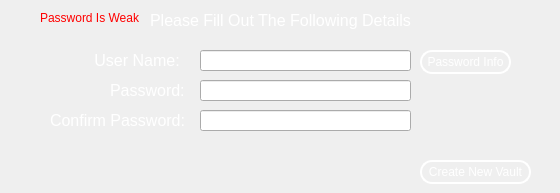
   <widget class="QWidget" name="page_22">
    <widget class="QLineEdit" name="add_usr_new_name">
     <property name="geometry">
      <rect>
       <x>200</x>
       <y>50</y>
       <width>211</width>
       <height>21</height>
      </rect>
     </property>
     <property name="styleSheet">
      <string notr="true">color: rgb(255, 255, 255)</string>
     </property>
     <property name="text">
      <string/>
     </property>
     <property name="echoMode">
      <enum>QLineEdit::PasswordEchoOnEdit</enum>
     </property>
     <property name="clearButtonEnabled">
      <bool>true</bool>
     </property>
    </widget>
    <widget class="QLabel" name="label_46">
     <property name="geometry">
      <rect>
       <x>40</x>
       <y>10</y>
       <width>101</width>
       <height>16</height>
      </rect>
     </property>
     <property name="styleSheet">
      <string notr="true">color: rgb(255, 0, 0)</string>
     </property>
     <property name="text">
      <string>Password Is Weak</string>
     </property>
    </widget>
    <widget class="QLabel" name="label_47">
     <property name="geometry">
      <rect>
       <x>90</x>
       <y>50</y>
       <width>91</width>
       <height>21</height>
      </rect>
     </property>
     <property name="font">
      <font>
       <pointsize>12</pointsize>
      </font>
     </property>
     <property name="styleSheet">
      <string notr="true">color: rgb(255, 255, 255)</string>
     </property>
     <property name="text">
      <string> User Name:</string>
     </property>
    </widget>
    <widget class="QPushButton" name="create_more_usr_btn">
     <property name="enabled">
      <bool>true</bool>
     </property>
     <property name="geometry">
      <rect>
       <x>420</x>
       <y>160</y>
       <width>111</width>
       <height>24</height>
      </rect>
     </property>
     <property name="cursor">
      <cursorShape>PointingHandCursor</cursorShape>
     </property>
     <property name="styleSheet">
      <string notr="true">QPushButton{
  border: 1.5px solid white;
  border-radius: 12px;
  padding: 5px;
  color: rgb(255, 255, 255)
}
QPushButton:hover{
  background-color: rgb(199, 199, 199);  
}
QPushButton:disabled{
  color: rgb(199, 199, 199);  
}</string>
     </property>
     <property name="text">
      <string>Create New Vault</string>
     </property>
    </widget>
    <widget class="QLineEdit" name="add_usr_confirm_pass">
     <property name="enabled">
      <bool>true</bool>
     </property>
     <property name="geometry">
      <rect>
       <x>200</x>
       <y>110</y>
       <width>211</width>
       <height>21</height>
      </rect>
     </property>
     <property name="styleSheet">
      <string notr="true">color: rgb(255, 255, 255)</string>
     </property>
     <property name="text">
      <string/>
     </property>
     <property name="echoMode">
      <enum>QLineEdit::PasswordEchoOnEdit</enum>
     </property>
     <property name="clearButtonEnabled">
      <bool>true</bool>
     </property>
    </widget>
    <widget class="QLineEdit" name="add_usr_password">
     <property name="geometry">
      <rect>
       <x>200</x>
       <y>80</y>
       <width>211</width>
       <height>21</height>
      </rect>
     </property>
     <property name="styleSheet">
      <string notr="true">color: rgb(255, 255, 255)</string>
     </property>
     <property name="text">
      <string/>
     </property>
     <property name="echoMode">
      <enum>QLineEdit::PasswordEchoOnEdit</enum>
     </property>
     <property name="clearButtonEnabled">
      <bool>true</bool>
     </property>
    </widget>
    <widget class="QLabel" name="label_48">
     <property name="geometry">
      <rect>
       <x>10</x>
       <y>10</y>
       <width>541</width>
       <height>21</height>
      </rect>
     </property>
     <property name="font">
      <font>
       <pointsize>12</pointsize>
      </font>
     </property>
     <property name="styleSheet">
      <string notr="true">color: rgb(255, 255, 255)</string>
     </property>
     <property name="text">
      <string>Please Fill Out The Following Details</string>
     </property>
     <property name="alignment">
      <set>Qt::AlignCenter</set>
     </property>
    </widget>
    <widget class="QLabel" name="label_49">
     <property name="geometry">
      <rect>
       <x>110</x>
       <y>80</y>
       <width>81</width>
       <height>21</height>
      </rect>
     </property>
     <property name="font">
      <font>
       <pointsize>12</pointsize>
      </font>
     </property>
     <property name="styleSheet">
      <string notr="true">color: rgb(255, 255, 255)</string>
     </property>
     <property name="text">
      <string>Password:</string>
     </property>
    </widget>
    <widget class="QPushButton" name="add_usr_password_info">
     <property name="geometry">
      <rect>
       <x>420</x>
       <y>50</y>
       <width>91</width>
       <height>24</height>
      </rect>
     </property>
     <property name="styleSheet">
      <string notr="true">QPushButton{
  border: 1.5px solid white;
  border-radius: 12px;
  padding: 5px;
  color: rgb(255, 255, 255)
}
QPushButton:hover{
  background-color: rgb(199, 199, 199);  
}
QPushButton:disabled{
  color: rgb(199, 199, 199);  
}</string>
     </property>
     <property name="text">
      <string>Password Info</string>
     </property>
    </widget>
    <widget class="QLabel" name="label_50">
     <property name="geometry">
      <rect>
       <x>50</x>
       <y>110</y>
       <width>141</width>
       <height>21</height>
      </rect>
     </property>
     <property name="font">
      <font>
       <pointsize>12</pointsize>
      </font>
     </property>
     <property name="styleSheet">
      <string notr="true">color: rgb(255, 255, 255)</string>
     </property>
     <property name="text">
      <string>Confirm Password:</string>
     </property>
    </widget>
   </widget>
